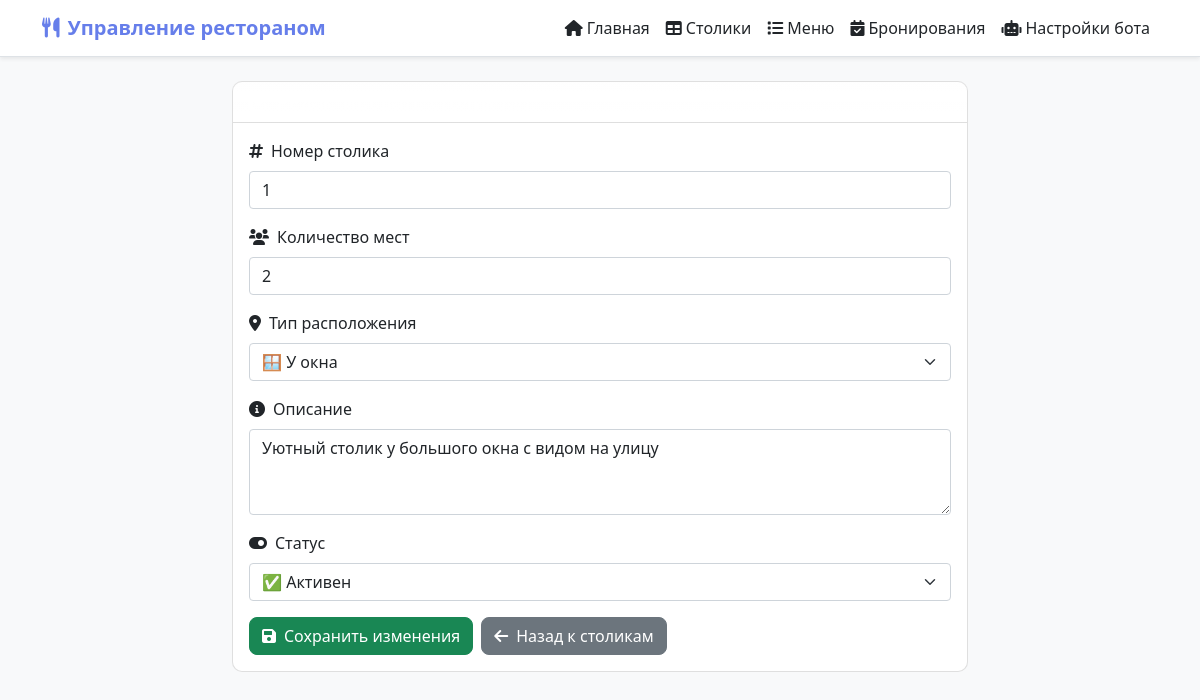
The page /edit_table/1 on the database as committed earlier.
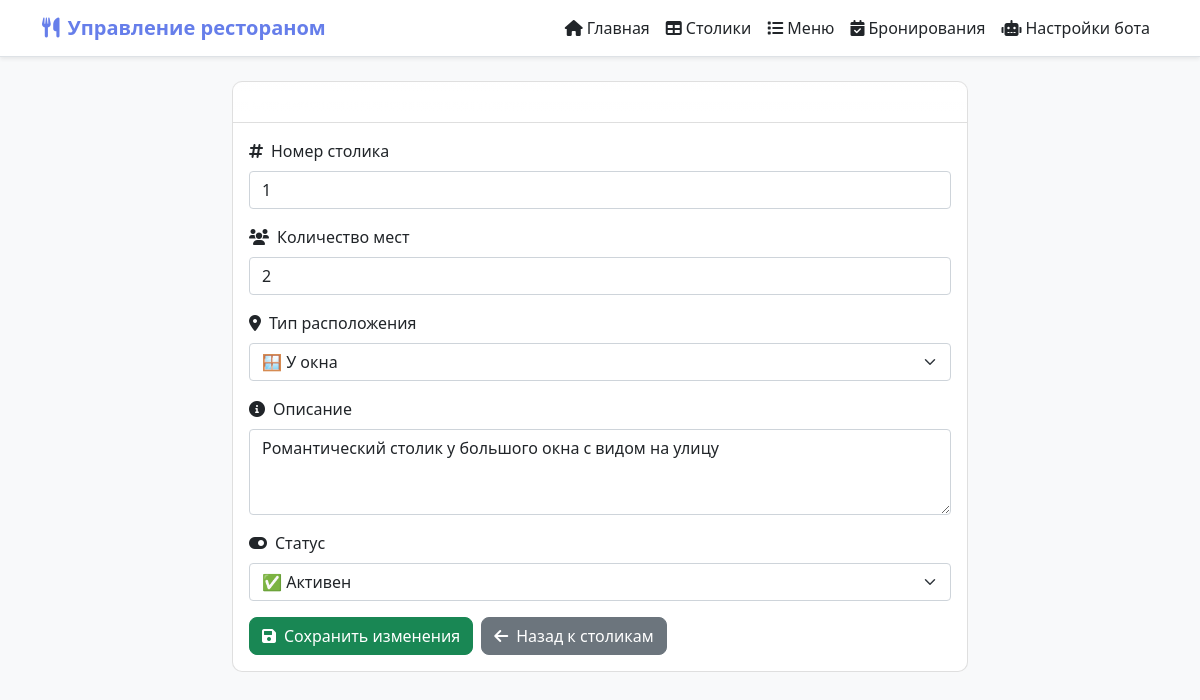
The same page on the database as committed later.
### tables this page shows
CREATE TABLE tables (
            id INTEGER PRIMARY KEY AUTOINCREMENT,
            restaurant_id INTEGER,
            table_number TEXT NOT NULL,
            seats_count INTEGER NOT NULL,
            location_type TEXT,
            description TEXT,
            status TEXT DEFAULT 'active',
            created_at TIMESTAMP DEFAULT CURRENT_TIMESTAMP,
            FOREIGN KEY (restaurant_id) REFERENCES restaurants (id)
        );

### web_interface.py (the view, shortened to what this page needs)
@app.route('/edit_table/<int:table_id>', methods=['GET', 'POST'])
def edit_table(table_id):
    conn = sqlite3.connect('restaurant.db')
    cursor = conn.cursor()
    cursor.execute("SELECT * FROM tables WHERE id = ? AND restaurant_id = 1", (table_id,))
    table_data = cursor.fetchone()
    conn.close()
    if not table_data:
        flash('Столик не найден', 'error')
        return redirect(url_for('tables_list'))
    return render_template('edit_table.html', table={
        'id': table_data[0],
        'number': table_data[2],
        'seats': table_data[3],
        'location': table_data[4],
        'description': table_data[5],
        'status': table_data[6]
    })

### templates/edit_table.html (shortened to what this page needs)
{% extends "base.html" %}
{% block content %}
<div class="row justify-content-center">
    <div class="col-md-8">
        <div class="card">
            <div class="card-header bg-gradient text-white">
                <h5 class="card-title mb-0">
                    <i class="fas fa-edit me-2"></i>Редактировать столик №{{ table.number }}
                </h5>
            </div>
            <div class="card-body">
                <form method="POST">
                    <div class="mb-3">
                        <label for="table_number" class="form-label">
                            <i class="fas fa-hashtag me-2"></i>Номер столика
                        </label>
                        <input type="text" class="form-control" id="table_number" name="table_number"
                               value="{{ table.number }}" required>
                    </div>
                    <div class="mb-3">
                        <label for="seats_count" class="form-label">
                            <i class="fas fa-users me-2"></i>Количество мест
                        </label>
                        <input type="number" class="form-control" id="seats_count" name="seats_count"
                               min="1" max="20" value="{{ table.seats }}" required>
                    </div>
                    <div class="mb-3">
                        <label for="location_type" class="form-label">
                            <i class="fas fa-map-marker-alt me-2"></i>Тип расположения
                        </label>
                        <select class="form-select" id="location_type" name="location_type" required>
                            <option value="window" {% if table.location == 'window' %}selected{% endif %}>🪟 У окна</option>
                        </select>
                    </div>
                    <div class="mb-3">
                        <label for="description" class="form-label">
                            <i class="fas fa-info-circle me-2"></i>Описание
                        </label>
                        <textarea class="form-control" id="description" name="description"
                                  rows="3">{{ table.description }}</textarea>
                    </div>
                    <div class="mb-3">
                        <label for="status" class="form-label">
                            <i class="fas fa-toggle-on me-2"></i>Статус
                        </label>
                        <select class="form-select" id="status" name="status" required>
                            <option value="active" {% if table.status == 'active' %}selected{% endif %}>✅ Активен</option>
                        </select>
                    </div>
                    <div class="d-flex gap-2">
                        <button type="submit" class="btn btn-success">
                            <i class="fas fa-save me-2"></i>Сохранить изменения
                        </button>
                        <a href="{{ url_for('tables_list') }}" class="btn btn-secondary">
                            <i class="fas fa-arrow-left me-2"></i>Назад к столикам
                        </a>
                    </div>
                </form>
            </div>
        </div>
    </div>
</div>
{% endblock %}

Rows that differ between the two databases and show on the page:
changed tables "🪟 У окна": description "Уютный столик у большого окна с видом на улицу" → "Романтический столик у большого окна с видом на улицу"
